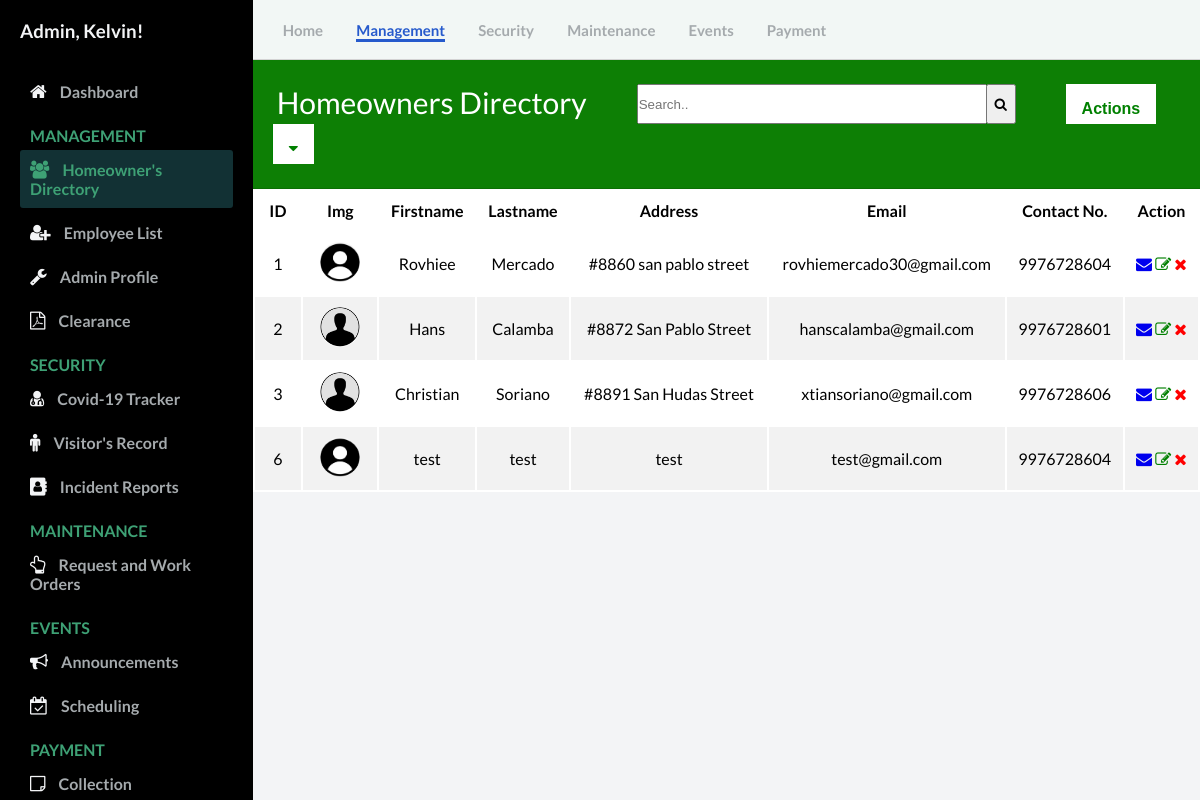
Screenshot of /admin/User.php (signed in) with the database file from the repository.
### tables this page shows
CREATE TABLE `users` (
  `id` int(11) NOT NULL,
  `user_id` bigint(20) NOT NULL,
  `image` varchar(200) NOT NULL,
  `firstname` text NOT NULL,
  `lastname` text NOT NULL,
  `username` varchar(50) NOT NULL,
  `password` varchar(50) NOT NULL,
  `address` varchar(100) NOT NULL,
  `gender` text NOT NULL,
  `bday` varchar(50) NOT NULL,
  `email` varchar(100) NOT NULL,
  `contact` bigint(11) NOT NULL
);

### admin/controllers/function.php (called while the page is built, shortened)
<?php
function check_login($conn) {
	if(isset($_SESSION['user_id'])) {
		$id = $_SESSION['user_id'];
		$query = "SELECT * FROM admin WHERE user_id = '$id' limit 1";
		$result = mysqli_query($conn, $query);
		if($result && mysqli_num_rows($result) > 0) {
			$user_data = mysqli_fetch_assoc($result);
			return $user_data;
		}
	}
	die;
}

### admin/User.php (the view, shortened to what this page needs)
<?php
  include("config/connection.php");
  include("controllers/function.php");
  $user_data = check_login($conn);
?>
<!DOCTYPE html>
<html lang="en">
  <head>
    <link rel="stylesheet" href="https://stackpath.bootstrapcdn.com/font-awesome/4.7.0/css/font-awesome.min.css"/>
    <link rel="stylesheet" href="css/style.css" />
  </head>
  <body id="body">
    <div class="container">
      <nav class="navbar">
        <div class="navbar__left">
          <a href="Dashboard.php">Home</a>
          <a class="active_link" href="User.php">Management</a>
          <a href="covid19_tracker.php">Security</a>
          <a href="work_order.php">Maintenance</a>
          <a href="announcement.php">Events</a>
          <a href="invoice.php">Payment</a>
        </div>
      </nav>
<?php require_once 'users_crud.php'; ?>
<?php
  $mysqli = new mysqli('remotemysql.com', 'J5BJ2ZlQGm', 'FYAvWP4mmz', 'J5BJ2ZlQGm') or die(mysqli_error($mysqli));
  $result = $mysqli->query("SELECT * FROM users") or die($mysqli->error);
?>
      <main>
        <div>
          <div class="card-header" id="user">
            <p style="float: left; font-size: 30px;">Homeowners Directory</p>
            <form  action="#" style=" float: left;">
              <input type="search" placeholder="Search.." name="search_text" id="myInput" class="search_field">
             <button type="submit" class="btn_search"><i class="fa fa-search"></i></button>
            </form>
            <button class="btn_action"><b>Actions</b></button>
            <div class="dropdown">
              <button class="btn_down"><i class="fa fa-caret-down"></i></button>
            </div>
          </div>
            <table id="user" style="background-color: white; width: 100%;">
        <thead>
              <tr>
                <th style="width: 5%"><b>ID</b></th>
                <th style="width: 8%"><b>Img</b></th>
                <th><b>Firstname</b></b></th>
                <th><b>Lastname</b></th>
                <th><b>Address</b></th>
                <th><b>Email</b></th>
                <th><b>Contact No.</b></th>
                <th colspan="2"><b>Action</b></th>
              </tr>
        </thead>
      <tbody id="myTable">
      <?php
          while ($row = $result->fetch_assoc()): ?>
              <tr>
                  <td><?php echo $row['id']; ?></td>
                  <td><?php echo "<img src='images/users/".$row['image']."' >"; ?></td>
                  <td><?php echo $row['firstname']; ?></td>
                  <td><?php echo $row['lastname']; ?></td>
                  <td><?php echo $row['address']; ?></td>
                  <td><?php echo $row['email']; ?></td>
                  <td><?php echo $row['contact']; ?></td>
                <td>
                    <a href="notification.php?mail=<?php echo $row['id']; ?>"><i class="fa fa-envelope" title="Send Notification"></i></a>
                    <a href="Usermanagement_edit.php?edit=<?php echo $row['id']; ?>"><i class="fa fa-edit text-edit" title="Update"></i></a>
                    <a href="users_crud.php?delete=<?php echo $row['id']; ?>" onclick="return confirm('Are you sure you want to Delete this info?');"><i class="fa fa-remove text-remove" title="Delete"></i></a>
                </td>
              </tr>
            <?php endwhile; ?>
            </table>
        </div>
      </main>
      <div id="sidebar">
        <div class="sidebar__title">
            <h3>Admin, <?php echo $user_data['firstname']; ?>!</h3>
        </div>
        <div class="sidebar__menu">
          <div class="sidebar__link ">
            <i class="fa fa-home"></i>
            <a href="Dashboard.php">Dashboard</a>
          </div>
          <h2>MANAGEMENT</h2>
          <div class="sidebar__link active_menu_link">
            <i class="fa fa-users" aria-hidden="true"></i>
            <a href="User.php">Homeowner's Directory</a>
          </div>
          <div class="sidebar__link">
            <i class="fa fa-user-plus" aria-hidden="true"></i>
            <a href="employees_record.php">Employee List</a>
          </div>
          <div class="sidebar__link">
            <i class="fa fa-wrench"></i>
            <a href="Admin_profile.php">Admin Profile</a>
          </div>
          <div class="sidebar__link">
            <i class="fa fa-file-pdf-o"></i>
            <a href="residency.php">Clearance</a>
          </div>
          <h2>SECURITY</h2>
          <div class="sidebar__link">
            <i class="fa fa-user-md"></i>
            <a href="covid19_tracker.php">Covid-19 Tracker</a>
          </div>
          <div class="sidebar__link">
            <i class="fa fa-male"></i>
            <a href="visitors_record.php">Visitor's Record</a>
          </div>
          <div class="sidebar__link">
            <i class="fa fa-address-book"></i>
            <a href="incident_record.php">Incident Reports</a>
          </div>
          <h2>MAINTENANCE</h2>
          <div class="sidebar__link ">
            <i class="fa fa-hand-o-up"></i>
            <a href="work_order.php">Request and Work Orders</a>
          </div>
          <h2>EVENTS</h2>
          <div class="sidebar__link ">
            <i class="fa fa-bullhorn"></i>
            <a href="announcement.php">Announcements</a>
          </div>
          <div class="sidebar__link">
            <i class="fa fa-calendar-check-o"></i>
            <a href="Scheduling.php">Scheduling</a>
          </div>
          <h2>PAYMENT</h2>
          <div class="sidebar__link">
            <i class="fa fa-sticky-note-o"></i>
            <a href="invoice.php">Collection</a>
          </div>
      </div>
    </div>
  </body>
</html>

### admin/css/style.css (style rules this page uses)
* { margin: 0; padding: 0; }
body { font-family: 'Lato', sans-serif; box-sizing: border-box; }
.container { display: grid; height: 100vh; grid-template-columns: 0.8fr 1fr 1fr 1fr; grid-template-rows: 0.2fr 3fr; grid-template-areas: "sidebar nav nav nav" "sidebar main main main" }
.navbar { background: #f2f7f5; grid-area: nav; height: 60px; display: flex; align-items: center; justify-content: space-between; padding: 0 30px 0 30px; border-bottom: 1px solid lightgray; }
.navbar__left > a { margin-right: 30px; text-decoration: none; color: #a5aaad; font-size: 15px; font-weight: 700; }
.navbar__left .active_link { color: #265acc; border-bottom: 3px solid #265acc; padding-bottom: 12 px; }
main { background: #f3f4f6; grid-area: main; overflow-y: auto; }
#sidebar { background: #000000; grid-area: sidebar; overflow-y: auto; padding: 20px; -webkit-transition: all 0.5s; transition: all 0.5s; }
.sidebar__title { display:flex; justify-content: space-between; align-items: center; color: #f3f4f6; margin-bottom: 30px; }
.sidebar__menu > h2 { color: #3ea175; font-size: 16px; margin-top: 15px; margin-bottom: 5px; padding: 0 10px; font-weight: 700; }
.sidebar__link { color: #f3f4f6; padding: 10px; border-radius: 3px; margin-bottom: 5px; }
.active_menu_link { background: rgba(62, 161, 171,0.3); color: #3ea175; }
.active_menu_link a { color: #3ea175 !important; }
.sidebar__link > a { text-decoration: none; color: #a5aaad; font-weight: 700; }
.sidebar__link >i { margin-right: 10px; font-size: 18px; }
#user div { font-family: "Trebuchet MS", Arial, Helvetica, sans-serif; border-collapse: collapse; }
#user td, #user th { padding: 10px; text-align: center; }
#user tr:nth-child(even) { background-color: #f2f2f2; }
.card-header { padding: 1.50rem; margin-bottom: 0; background-color: #0D7F05; border-bottom: 1px solid rgba(0, 0, 0, 0.125); color: #ffffff; font-size: 20px; }
.text-edit { color: green; }
.text-remove { color: red; }
* { box-sizing: border-box; }
.search_field { width: 350px; height: 40px; margin-left: 50px; }
.btn_search { margin-left: -5px; height: 40px; width: 30px; }
.btn_action, .btn_one { background-color: white; color: green; padding: 16px; font-size: 16px; border: none; outline: none; height: 40px; margin-left: 50px; }
.btn_down { background-color: white; color: green; padding: 16px; font-size: 16px; border: none; outline: none; height: 40px; margin-left: -5px; border-left:1px solid green; }
.dropdown { position: relative; display: inline-block; }
.dropdown-content a, { color: black; padding: 12px 16px; text-decoration: none; display: block; }

### admin/User.php (style rules this page uses)
img { float: center; margin: 0; width: 40px; height: 40px; border-radius: 50%; }

### rows the page displays
users: id "1", image (picture), firstname "Rovhiee", lastname "Mercado", address "#8860 san pablo street", email "rovhiemercado30@gmail.com", contact "9976728604"
users: id "2", image (picture), firstname "Hans", lastname "Calamba", address "#8872 San Pablo Street", email "hanscalamba@gmail.com", contact "9976728601"
users: id "3", image (picture), firstname "Christian", lastname "Soriano", address "#8891 San Hudas Street", email "xtiansoriano@gmail.com", contact "9976728606"
users: id "6", image (picture), firstname "test", lastname "test", address "test", email "test@gmail.com", contact "9976728604"

### other values shown
$user_data['firstname'] "Kelvin"
